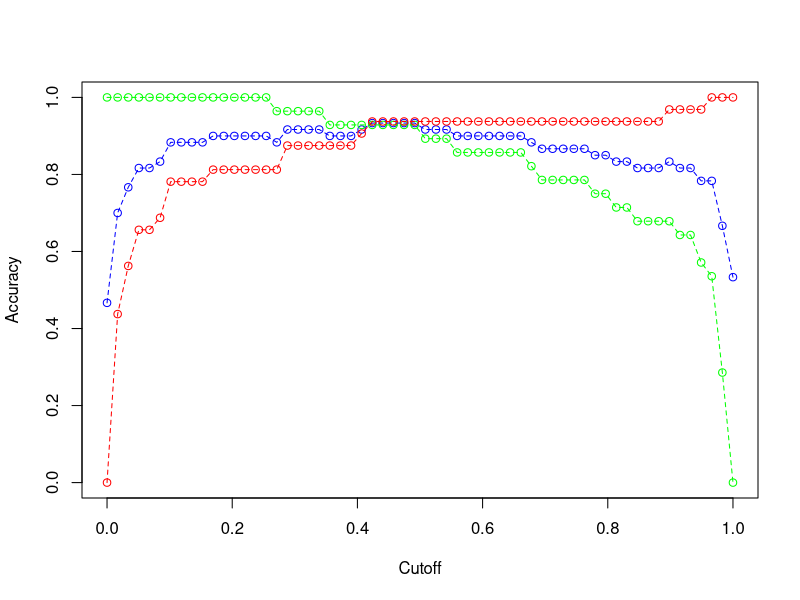

This figure's R source:
##
## The Beer Preference data set is used to illustrate how to estimate a linear probability and 
## logistic regression model, and to compute the confusion matrix. Some performance measures are 
## then computed (Accuracy, Sensitivity, Specificity). 
## --------------------------------------------------------------------------------------------
##
# Read the data. 
#
Beer.Preferences <- read.csv("Beer Preferences.csv")
#
# In this case dollar amounts will be read as character strings. 
# You can change that in Excel - or in R as follows
#
#
Beer.Preferences$Income <- as.numeric(sub('$','',as.character(Beer.Preferences$Income),fixed=TRUE))
#
# Suppose we want Light to be the success class
Beer.Preferences$Preference <- factor(Beer.Preferences$Preference,levels=c("Regular","Light"))
#
#
set.seed(12345)
inTrain <- sample(nrow(Beer.Preferences), 0.6*nrow(Beer.Preferences))
#
train <- data.frame(Beer.Preferences[inTrain,])
test <- data.frame(Beer.Preferences[-inTrain,])
#
# Fit the model on the training data
fit <- glm(Preference ~ Income+Age, data = train, family = "binomial")
summary(fit)
#
Actual <- train$Preference
predicted.probability.train <- predict(fit, type = "response") 
## Note the predictions are probabilities
cutoff <- 0.5
Predicted <- ifelse(predicted.probability.train > cutoff, "Light","Regular")
Predicted <- factor(Predicted,levels=c("Regular","Light"))
# 
(confusion <- table(Actual,Predicted))
#
## This can be used to compute the performance measures for the training data at a cutoff of 0.5
## (This because Predicted was computed with a cutoff of 0.5; but any other cutoff could be used as well)
##
## Accuracy
##
(accuracy <- sum(Actual == Predicted)/nrow(train))
##
## Sensitivity
##
(sensitivity <- sum(Predicted == "Light" & Actual == "Light")/sum(Actual == "Light"))
##
## Specificity
##
(specificity <- sum(Predicted == "Regular" & Actual == "Regular")/sum(Actual == "Regular"))
##
# +-----------------------------------------------------------------------------------------------------
## Performance measures for the test set
##
cutoff <- 0.5
ActualTest <- test$Preference
predicted.probability.test <- predict(fit, type = "response", newdata = test)
PredictedTest <- ifelse( predicted.probability.test > cutoff, "Light", "Regular")
PredictedTest <- factor(PredictedTest,levels=c("Regular","Light"))
##
## Confusion matrix (out of sample)
##
(confusionTest <- table(ActualTest, PredictedTest))
##
## Accuracy
##
(accuracyTest <- sum(ActualTest == PredictedTest)/nrow(test))
##
## Sensitivity
##
(sensitivityTest <- sum(PredictedTest == "Light" & ActualTest == "Light")/sum(ActualTest == "Light"))
##
## Specificity
##
(specificityTest <- sum(PredictedTest == "Regular" & ActualTest == "Regular")/sum(ActualTest == "Regular"))
##
# +---------------------------------------------------------------------------------------------------------+
cutoff <- seq(0, 1, length = nrow(train))
acc <- numeric(nrow(train))
sen <- numeric(nrow(train))
spec <- numeric(nrow(train))

## We'll collect it in a data frame.  (We could also just keep it in three vectors)
acc.table <- data.frame(Cutoff = cutoff, ACCURACY = acc,SENSITIVITY = sen, SPECIFICITY = spec)
##
for (i in 1:nrow(train)) {
  Predicted <- ifelse(predicted.probability.train > cutoff[i], "Light","Regular")
  Predicted <- factor(Predicted,levels=c("Regular","Light"))
  # 
  confusion <- table(Actual,Predicted)
  acc.table$ACCURACY[i] <- (confusion[1,1]+confusion[2,2])/sum(confusion)
  acc.table$SENSITIVITY[i] <- sum(predicted.probability.train > cutoff[i] & Actual == "Light")/sum(Actual == "Light")
  acc.table$SPECIFICITY[i] <- sum(predicted.probability.train <= cutoff[i] & Actual == "Regular")/sum(Actual == "Regular")
}


plot(ACCURACY ~ cutoff, data = acc.table, type = "o",xlab="Cutoff",ylab="Accuracy",col="blue",lty=2, ylim=c(0,1))
lines(SENSITIVITY~cutoff,data = acc.table, type="o",col="green",lty=2)
lines(SPECIFICITY~cutoff,data = acc.table, type="o",col="red",lty=2)
z <- which.max(acc.table$ACCURACY)
cutoff[z]
